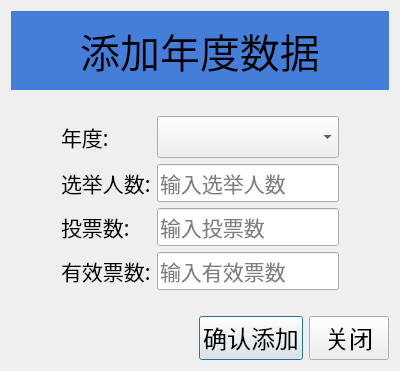
<?xml version="1.0" encoding="UTF-8"?>
<ui version="4.0">
    <class>Dialog</class>
    <widget class="QDialog" name="Dialog">
        <property name="geometry">
            <rect>
                <x>0</x>
                <y>0</y>
                <width>400</width>
                <height>311</height>
            </rect>
        </property>
        <property name="windowTitle">
            <string>Dialog</string>
        </property>
        <layout class="QVBoxLayout" name="verticalLayout">
            <item>
                <widget class="QLabel" name="label">
                    <property name="font">
                        <font>
                            <family>华文新魏</family>
                            <pointsize>30</pointsize>
                        </font>
                    </property>
                    <property name="styleSheet">
                        <string notr="true">background-color: rgb(68, 126, 217);
                            padding: 10px
                        </string>
                    </property>
                    <property name="text">
                        <string>添加年度数据</string>
                    </property>
                    <property name="alignment">
                        <set>Qt::AlignCenter</set>
                    </property>
                </widget>
            </item>
            <item>
                <layout class="QFormLayout" name="formLayout">
                    <property name="leftMargin">
                        <number>50</number>
                    </property>
                    <property name="topMargin">
                        <number>20</number>
                    </property>
                    <property name="rightMargin">
                        <number>50</number>
                    </property>
                    <property name="bottomMargin">
                        <number>20</number>
                    </property>
                    <item row="1" column="0">
                        <widget class="QLabel" name="username">
                            <property name="font">
                                <font>
                                    <family>华文新魏</family>
                                    <pointsize>16</pointsize>
                                </font>
                            </property>
                            <property name="text">
                                <string>年度:</string>
                            </property>
                        </widget>
                    </item>
                    <item row="2" column="0">
                        <widget class="QLabel" name="oldpassword">
                            <property name="font">
                                <font>
                                    <family>华文新魏</family>
                                    <pointsize>16</pointsize>
                                </font>
                            </property>
                            <property name="text">
                                <string>选举人数:</string>
                            </property>
                        </widget>
                    </item>
                    <item row="2" column="1">
                        <widget class="QLineEdit" name="LineEdit_2">
                            <property name="font">
                                <font>
                                    <family>华文新魏</family>
                                    <pointsize>16</pointsize>
                                </font>
                            </property>
                            <property name="echoMode">
                                <enum>QLineEdit::Normal</enum>
                            </property>
                            <property name="placeholderText">
                                <string>输入选举人数</string>
                            </property>
                        </widget>
                    </item>
                    <item row="3" column="0">
                        <widget class="QLabel" name="newpassword1">
                            <property name="font">
                                <font>
                                    <family>华文新魏</family>
                                    <pointsize>16</pointsize>
                                </font>
                            </property>
                            <property name="text">
                                <string>投票数:</string>
                            </property>
                        </widget>
                    </item>
                    <item row="3" column="1">
                        <widget class="QLineEdit" name="LineEdit_3">
                            <property name="font">
                                <font>
                                    <family>华文新魏</family>
                                    <pointsize>16</pointsize>
                                </font>
                            </property>
                            <property name="echoMode">
                                <enum>QLineEdit::Normal</enum>
                            </property>
                            <property name="placeholderText">
                                <string>输入投票数</string>
                            </property>
                        </widget>
                    </item>
                    <item row="4" column="0">
                        <widget class="QLabel" name="Label">
                            <property name="font">
                                <font>
                                    <family>华文新魏</family>
                                    <pointsize>16</pointsize>
                                </font>
                            </property>
                            <property name="text">
                                <string>有效票数:</string>
                            </property>
                        </widget>
                    </item>
                    <item row="4" column="1">
                        <widget class="QLineEdit" name="LineEdit_4">
                            <property name="font">
                                <font>
                                    <family>华文新魏</family>
                                    <pointsize>16</pointsize>
                                </font>
                            </property>
                            <property name="echoMode">
                                <enum>QLineEdit::Normal</enum>
                            </property>
                            <property name="placeholderText">
                                <string>输入有效票数</string>
                            </property>
                        </widget>
                    </item>
                    <item row="1" column="1">
                        <widget class="QComboBox" name="ComboBox">
                            <property name="font">
                                <font>
                                    <family>华文新魏</family>
                                    <pointsize>18</pointsize>
                                </font>
                            </property>
                        </widget>
                    </item>
                </layout>
            </item>
            <item>
                <layout class="QHBoxLayout" name="horizontalLayout_2">
                    <item>
                        <spacer name="horizontalSpacer_2">
                            <property name="orientation">
                                <enum>Qt::Horizontal</enum>
                            </property>
                            <property name="sizeHint" stdset="0">
                                <size>
                                    <width>40</width>
                                    <height>20</height>
                                </size>
                            </property>
                        </spacer>
                    </item>
                    <item>
                        <widget class="QPushButton" name="btn_addyear">
                            <property name="font">
                                <font>
                                    <family>华文新魏</family>
                                    <pointsize>18</pointsize>
                                </font>
                            </property>
                            <property name="cursor">
                                <cursorShape>PointingHandCursor</cursorShape>
                            </property>
                            <property name="text">
                                <string>确认添加</string>
                            </property>
                        </widget>
                    </item>
                    <item>
                        <widget class="QPushButton" name="btn_close">
                            <property name="font">
                                <font>
                                    <family>华文新魏</family>
                                    <pointsize>18</pointsize>
                                </font>
                            </property>
                            <property name="cursor">
                                <cursorShape>PointingHandCursor</cursorShape>
                            </property>
                            <property name="text">
                                <string>关闭</string>
                            </property>
                        </widget>
                    </item>
                </layout>
            </item>
        </layout>
    </widget>
    <resources/>
    <connections/>
</ui>
